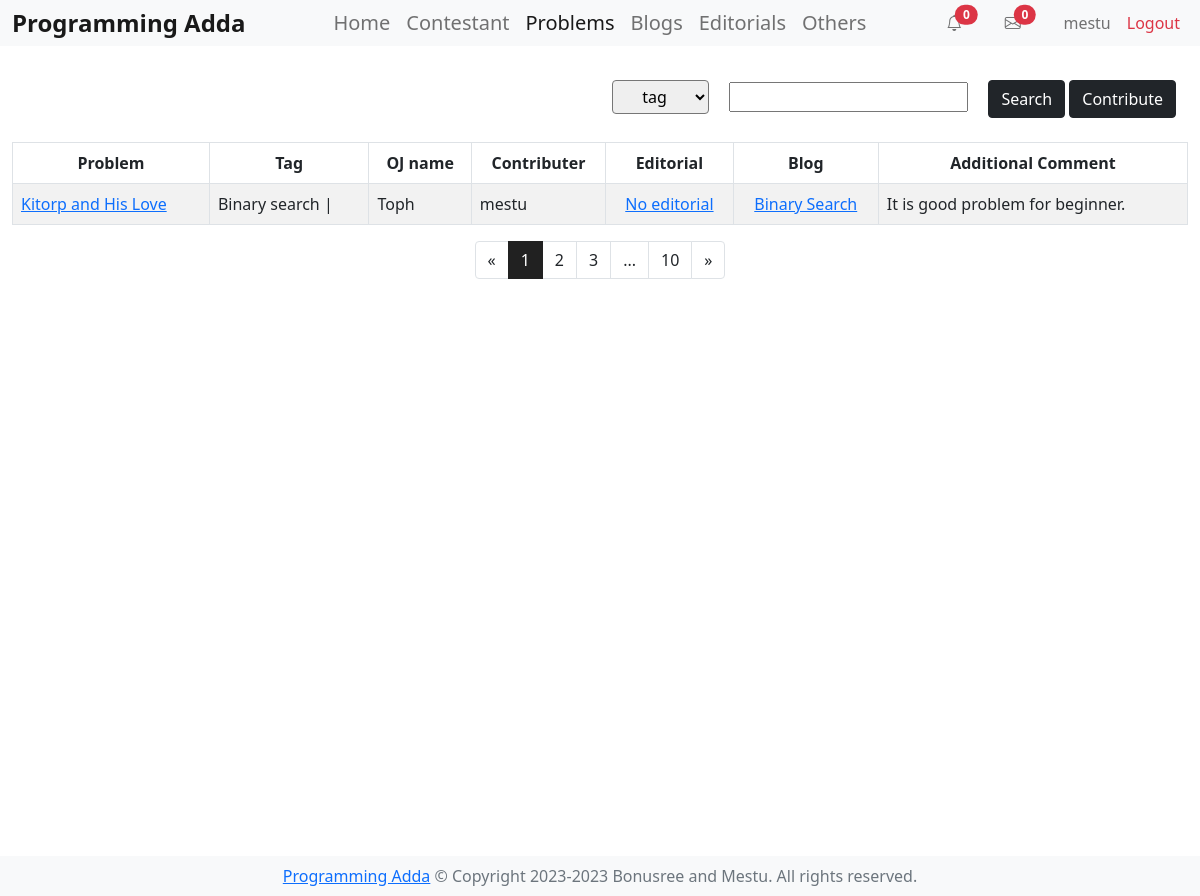
The app's page /problems/ (signed in) with its own data.
### problems/models.py (models this page shows, shortened)
class Judge(models.Model):
    name = models.CharField(max_length=255)
    valid = models.IntegerField(default=0)
    def __str__(self):
        return self.name

class Problem(models.Model):
    name = models.CharField(max_length=255)
    link = models.URLField()
    editorial_link = models.URLField(null=True)
    editorial = models.ManyToManyField('editorials.Editorials',blank=True)
    blog = models.ManyToManyField('blogs.Blogs',blank=True)
    judge = models.ForeignKey(Judge, on_delete=models.CASCADE, null=True)
    tags = models.ManyToManyField(Tag)
    comment = models.TextField()
    created_at = models.DateTimeField(auto_now_add=True)
    user = models.ForeignKey(User, on_delete=models.CASCADE)

class Tag(models.Model):
    name = models.CharField(max_length=255)
    valid = models.IntegerField(default=0)

### blogs/models.py (models this page shows)
class Blogs(models.Model):
    title = models.CharField(max_length=255)
    link = models.URLField()
    description = models.TextField()
    related_problem = models.ManyToManyField(Problem,blank=True)
    additional_comment = models.TextField()
    created_at = models.DateTimeField(auto_now_add=True)
    user = models.ForeignKey(User, on_delete=models.CASCADE)

### problems/views.py (the view)
# urls.py: path('problems/',views.problems, name='problems'),
def problems(request):
    if request.method=="POST":
        pass
    else:
        allProblems = Problem.objects.all()
        context = {'problems':[]}
        for p in allProblems:
            problem = {'name':p.name,'link':p.link,
                    'tags':[],'blogs':[], 'comment':p.comment,
                    'oj':p.judge, 'contributor':p.user}
            for t in p.tags.all():
                problem['tags'].append(t.name)
            for b in p.blog.all():
                problem['blogs'].append({'blog_name':b.title,'blog_link':b.link})
                print(f"title --- {b.title} link --- {b.link}")
            context['problems'].append(problem)
        return render(request, 'problems.html',context=context)

### templates/problems.html (shortened to what this page needs)
{% extends 'base.html' %}
{% block content %}
<div class="container-fluid" style="min-height: 100vh;">
  <div class="row m-2 text-end d-inline">
    <form action="{% url 'filter_problem' %}" method="post">
      <select name="searchOption" class="rounded d-block d-sm-inline mt-md-0 mt-2
        text-center py-1 px-3" id="searchOption">
        <option value="tag">tag</option>
      </select>
      <div class="dropdown d-block d-sm-inline mt-md-0 mt-2 text-center py-1 px-3">
        <input class="dropdown-toggle" name="searchText" id="searchText" data-bs-toggle="dropdown" aria-expanded="false"/>
    </div>
      <button class="btn btn-dark rounded d-block d-sm-inline mt-md-0 mt-2 text-center
        " type="submit" >Search</button>
      <a href="{% url 'addproblem' %}" class="btn btn-dark rounded d-block d-sm-inline mt-md-0 mt-2 text-center
      " type="button" >Contribute</a>
    </form>
  </div>
  {% if problems %}
  <table class="table table-striped table-hover table-bordered"
    style="min-width: 700px;">
    <thead>
      <tr>
        <th class="text-center">Problem</th>
        <th class="text-center">Tag</th>
        <th class="text-center">OJ name</th>
        <th class="text-center">Contributer</th>
        <th class="text-center">Editorial</th>
        <th class="text-center">Blog</th>
        <th class="text-center">Additional Comment</th>
      </tr>
    </thead>
    <tbody>
      {% for problem in problems %}
      <tr>
        <td><a href="{{ problem.link }}"> {{ problem.name }} </a></td>
        <td>{% for tag in problem.tags %} {{ tag }} | {% endfor %}</td>
        <td>{{ problem.oj }}</td>
        <td>{{ problem.contributor }}</td>
        <td class="text-center">
            <a href="#">No editorial</a>
        </td>
        <td class="text-center">
          {% for blog in problem.blogs %}
              <a href="{{blog.blog_link}}">{{blog.blog_name}} </a>
          {% endfor %}
        </td>
        <td>{{ problem.comment }}</td>
      </tr>
      {% endfor %}
    </tbody>
  </table>
  <nav aria-label="Page navigation">
    <ul class="pagination justify-content-center">
      <li class="page-item">
        <a class="page-link text-dark" href="#" aria-label="Previous">
          <span aria-hidden="true">&laquo;</span>
        </a>
      </li>
      <li class="page-item active"><a class="page-link" href="#">1</a></li>
      <li class="page-item"><a class="page-link text-dark" href="#">2</a></li>
      <li class="page-item"><a class="page-link text-dark" href="#">3</a></li>
      <li class="page-item"><a class="page-link text-dark" href="#">...</a></li>
      <li class="page-item"><a class="page-link text-dark" href="#">10</a></li>
      <li class="page-item">
        <a class="page-link text-dark" href="#"
          aria-label="Next">
          <span aria-hidden="true">&raquo;</span>
        </a>
      </li>
    </ul>
  </nav>
  {% else %}
  <h3 class="bg-info text-center">No data</h3>
  {% endif %}
</div>
{% endblock %}

### templates/base.html (shortened to what this page needs)
<!DOCTYPE html>
{% load static %}
<html lang="en">
  <head>
    <link rel="stylesheet" href="{% static 'style.css' %}" />
    <link rel="stylesheet"
      href="https://cdnjs.cloudflare.com/ajax/libs/bootstrap-icons/1.7.2/font/bootstrap-icons.min.css">
    <link
      href="https://cdn.jsdelivr.net/npm/bootstrap@5.0.2/dist/css/bootstrap.min.css"
      rel="stylesheet"
>
    </head>
  <body>
    <nav class="navbar navbar-expand-lg navbar-light bg-light p-0 sticky-top">
      <div class="container-fluid">
        <a class="navbar-brand fw-bold fs-4" href="/">Programming Adda</a>
        <div class="collapse navbar-collapse" id="navbarSupportedContent">
          <ul class="navbar-nav m-auto mb-2 mb-lg-0">
            <li class="nav-item">
              <a class="nav-link fs-5 {% if request.path == '/' %} active{% endif %}" aria-current="page" href="/">Home</a>
            </li>
            <li class="nav-item">
              <a class="nav-link fs-5 {% if request.path == '/contestants/' %} active{% endif %}" href="/contestants/">Contestant</a>
            </li>
            <li class="nav-item">
              <a class="nav-link fs-5 {% if request.path == '/problems/' %} active{% endif %}" href="/problems/">Problems</a>
            </li>
            <li class="nav-item">
              <a class="nav-link fs-5 {% if request.path == '/blogs/' %} active{% endif %}" href="/blogs/">Blogs</a>
            </li>
            <li class="nav-item">
              <a class="nav-link fs-5 {% if request.path == '/editorials/' %} active{% endif %}" href="/editorials/">Editorials</a>
            </li>
            <li class="nav-item">
              <a class="nav-link fs-5 {% if request.path == '/others/' %} active{% endif %}" href="/others/">Others</a>
            </li>
          </ul>
          <ul class="navbar-nav mb-2 mb-lg-0">
            <li class="nav-item notification-icon">
              <div class="nav-link dropdown">
                <i class="bi bi-bell" id="notifications" type="button" data-bs-toggle="dropdown" aria-expanded="false"></i>
                <span class="notification-count translate-middle badge rounded-pill bg-danger">0</span>
              </div>
            </li>
            <li class="nav-item message-icon">
              <div class="nav-link dropdown">
                <i class="bi bi-envelope" id="messages" type="button" data-bs-toggle="dropdown" aria-expanded="false"></i>
                <span class="message-count translate-middle badge rounded-pill bg-danger">0</span>
              </div>
            </li>
            {% if user.is_authenticated %}
            <li class="nav-item">
              <a class="nav-link {% if request.path == '/profile/' %}active{% endif %}" href="/profile/">{{user.username}}</a>
            </li>
            <li class="nav-item">
              <a class="nav-link text-danger {% if request.path == '/logout/' %}active{% endif %}" href="/logout/">Logout</a>
            </li>
            {% endif %}
          </ul>
        </div>
      </div>
    </nav>
    <div style="min-height: 100vh;">
      {% block content %}
      {% endblock %}
    </div>
    <footer class="footer bottom bottom bg-light py-2">
      <div class="container text-center">
        <span class="text-muted"><a href="/">Programming Adda</a> © Copyright
          2023-2023 Bonusree and Mestu. All rights reserved.</span>
      </div>
    </footer>
  </body>
</html>

### static/style.css (style rules this page uses)
.pagination .page-item.active .page-link { background-color: #212121; border-color: #212121; }

### records on screen
Judge: name "Kitorp and His Love", oj "Toph", contributor "mestu", comment "It is good problem for beginner."
Tag: tags "Binary search"
Blogs: blog_name "Binary Search"

### other values on screen
{{ user.username }} "mestu"
